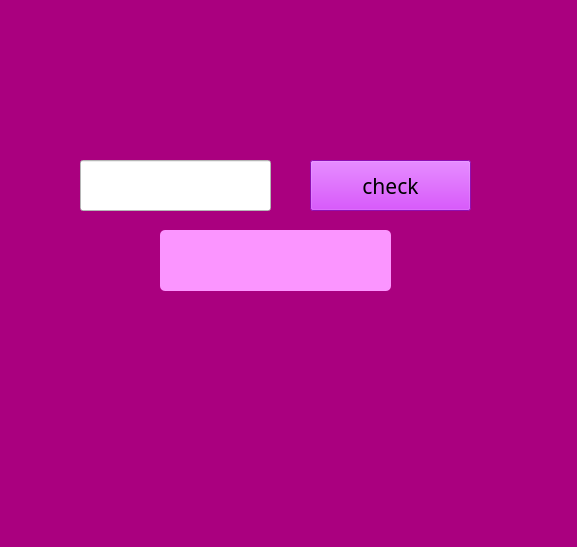
<?xml version="1.0" encoding="UTF-8"?>
<ui version="4.0">
 <class>MainWindow</class>
 <widget class="QMainWindow" name="MainWindow">
  <property name="geometry">
   <rect>
    <x>0</x>
    <y>0</y>
    <width>577</width>
    <height>547</height>
   </rect>
  </property>
  <property name="windowTitle">
   <string>MainWindow</string>
  </property>
  <property name="styleSheet">
   <string notr="true">background-color: rgb(170, 0, 127)</string>
  </property>
  <widget class="QWidget" name="centralwidget">
   <widget class="QLineEdit" name="txtbox">
    <property name="geometry">
     <rect>
      <x>80</x>
      <y>160</y>
      <width>191</width>
      <height>51</height>
     </rect>
    </property>
    <property name="styleSheet">
     <string notr="true">background-color: rgb(255, 255, 255)</string>
    </property>
   </widget>
   <widget class="QPushButton" name="btn_check">
    <property name="geometry">
     <rect>
      <x>310</x>
      <y>160</y>
      <width>161</width>
      <height>51</height>
     </rect>
    </property>
    <property name="font">
     <font>
      <family>Britannic Bold</family>
      <pointsize>16</pointsize>
     </font>
    </property>
    <property name="styleSheet">
     <string notr="true">background-color: rgb(200, 19, 250)</string>
    </property>
    <property name="text">
     <string>check</string>
    </property>
   </widget>
   <widget class="QPushButton" name="result_board">
    <property name="geometry">
     <rect>
      <x>160</x>
      <y>230</y>
      <width>231</width>
      <height>61</height>
     </rect>
    </property>
    <property name="sizePolicy">
     <sizepolicy hsizetype="Minimum" vsizetype="Fixed">
      <horstretch>0</horstretch>
      <verstretch>0</verstretch>
     </sizepolicy>
    </property>
    <property name="minimumSize">
     <size>
      <width>115</width>
      <height>20</height>
     </size>
    </property>
    <property name="font">
     <font>
      <family>Britannic Bold</family>
      <pointsize>14</pointsize>
      <italic>false</italic>
      <bold>false</bold>
     </font>
    </property>
    <property name="styleSheet">
     <string notr="true">background-color:rgb(251, 149, 255);
border-radius:5px</string>
    </property>
    <property name="text">
     <string/>
    </property>
   </widget>
   <widget class="QPushButton" name="result_board_3">
    <property name="geometry">
     <rect>
      <x>160</x>
      <y>310</y>
      <width>231</width>
      <height>141</height>
     </rect>
    </property>
    <property name="sizePolicy">
     <sizepolicy hsizetype="Minimum" vsizetype="Fixed">
      <horstretch>0</horstretch>
      <verstretch>0</verstretch>
     </sizepolicy>
    </property>
    <property name="minimumSize">
     <size>
      <width>115</width>
      <height>20</height>
     </size>
    </property>
    <property name="font">
     <font>
      <family>Britannic Bold</family>
      <pointsize>14</pointsize>
      <italic>false</italic>
      <bold>false</bold>
     </font>
    </property>
    <property name="styleSheet">
     <string notr="true">background-color:rgb(170, 0, 127);
border-radius:5px</string>
    </property>
    <property name="text">
     <string/>
    </property>
    <property name="iconSize">
     <size>
      <width>300</width>
      <height>300</height>
     </size>
    </property>
   </widget>
   <widget class="QPushButton" name="result_board_2">
    <property name="geometry">
     <rect>
      <x>90</x>
      <y>460</y>
      <width>221</width>
      <height>41</height>
     </rect>
    </property>
    <property name="sizePolicy">
     <sizepolicy hsizetype="Minimum" vsizetype="Fixed">
      <horstretch>0</horstretch>
      <verstretch>0</verstretch>
     </sizepolicy>
    </property>
    <property name="minimumSize">
     <size>
      <width>115</width>
      <height>20</height>
     </size>
    </property>
    <property name="font">
     <font>
      <family>Britannic Bold</family>
      <pointsize>14</pointsize>
      <italic>false</italic>
      <bold>false</bold>
     </font>
    </property>
    <property name="styleSheet">
     <string notr="true">background-color:rgb(170, 0, 127);
border-radius:5px</string>
    </property>
    <property name="text">
     <string/>
    </property>
   </widget>
   <widget class="QPushButton" name="result_board_2_1">
    <property name="geometry">
     <rect>
      <x>310</x>
      <y>460</y>
      <width>50</width>
      <height>41</height>
     </rect>
    </property>
    <property name="sizePolicy">
     <sizepolicy hsizetype="Minimum" vsizetype="Fixed">
      <horstretch>0</horstretch>
      <verstretch>0</verstretch>
     </sizepolicy>
    </property>
    <property name="minimumSize">
     <size>
      <width>50</width>
      <height>20</height>
     </size>
    </property>
    <property name="font">
     <font>
      <family>Britannic Bold</family>
      <pointsize>14</pointsize>
      <italic>false</italic>
      <bold>false</bold>
     </font>
    </property>
    <property name="styleSheet">
     <string notr="true">background-color:rgb(170, 0, 127);
border-radius:5px</string>
    </property>
    <property name="text">
     <string/>
    </property>
   </widget>
   <widget class="QPushButton" name="result_board_2_2">
    <property name="geometry">
     <rect>
      <x>360</x>
      <y>460</y>
      <width>81</width>
      <height>41</height>
     </rect>
    </property>
    <property name="sizePolicy">
     <sizepolicy hsizetype="Minimum" vsizetype="Fixed">
      <horstretch>0</horstretch>
      <verstretch>0</verstretch>
     </sizepolicy>
    </property>
    <property name="minimumSize">
     <size>
      <width>50</width>
      <height>20</height>
     </size>
    </property>
    <property name="font">
     <font>
      <family>Britannic Bold</family>
      <pointsize>14</pointsize>
      <italic>false</italic>
      <bold>false</bold>
     </font>
    </property>
    <property name="styleSheet">
     <string notr="true">background-color:rgb(170, 0, 127);
border-radius:5px</string>
    </property>
    <property name="text">
     <string/>
    </property>
   </widget>
  </widget>
  <widget class="QMenuBar" name="menubar">
   <property name="geometry">
    <rect>
     <x>0</x>
     <y>0</y>
     <width>577</width>
     <height>22</height>
    </rect>
   </property>
  </widget>
  <widget class="QStatusBar" name="statusbar"/>
 </widget>
 <resources/>
 <connections/>
</ui>
